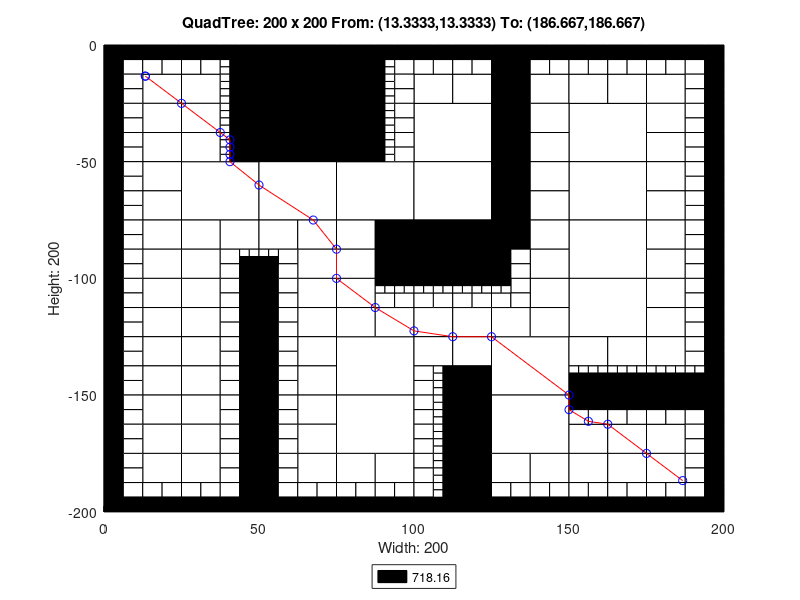

Source code (MATLAB):
axis([0 200 -200 0]);
title('QuadTree: 200 x 200 From: (13.3333,13.3333) To: (186.667,186.667)');
xlabel('Width: 200');
ylabel('Height: 200');
rectangle('Position',[50 -25 25 25], 'FaceColor',[0 0 0]);
rectangle('Position',[50 -50 25 25], 'FaceColor',[0 0 0]);
rectangle('Position',[25 -75 25 25], 'FaceColor',[1 1 1]);
rectangle('Position',[50 -75 25 25], 'FaceColor',[1 1 1]);
rectangle('Position',[75 -75 25 25], 'FaceColor',[1 1 1]);
rectangle('Position',[100 -50 25 25], 'FaceColor',[1 1 1]);
rectangle('Position',[150 -50 25 25], 'FaceColor',[1 1 1]);
rectangle('Position',[100 -75 25 25], 'FaceColor',[1 1 1]);
rectangle('Position',[100 -100 25 25], 'FaceColor',[0 0 0]);
rectangle('Position',[150 -75 25 25], 'FaceColor',[1 1 1]);
rectangle('Position',[150 -100 25 25], 'FaceColor',[1 1 1]);
rectangle('Position',[75 -150 25 25], 'FaceColor',[1 1 1]);
rectangle('Position',[75 -175 25 25], 'FaceColor',[1 1 1]);
rectangle('Position',[125 -150 25 25], 'FaceColor',[1 1 1]);
rectangle('Position',[150 -125 25 25], 'FaceColor',[1 1 1]);
rectangle('Position',[125 -175 25 25], 'FaceColor',[1 1 1]);
rectangle('Position',[12.5 -25 12.5 12.5], 'FaceColor',[1 1 1]);
rectangle('Position',[25 -25 12.5 12.5], 'FaceColor',[1 1 1]);
rectangle('Position',[12.5 -37.5 12.5 12.5], 'FaceColor',[1 1 1]);
rectangle('Position',[12.5 -50 12.5 12.5], 'FaceColor',[1 1 1]);
rectangle('Position',[25 -37.5 12.5 12.5], 'FaceColor',[1 1 1]);
rectangle('Position',[25 -50 12.5 12.5], 'FaceColor',[1 1 1]);
rectangle('Position',[75 -12.5 12.5 12.5], 'FaceColor',[0 0 0]);
rectangle('Position',[75 -25 12.5 12.5], 'FaceColor',[0 0 0]);
rectangle('Position',[75 -37.5 12.5 12.5], 'FaceColor',[0 0 0]);
rectangle('Position',[75 -50 12.5 12.5], 'FaceColor',[0 0 0]);
rectangle('Position',[12.5 -62.5 12.5 12.5], 'FaceColor',[1 1 1]);
rectangle('Position',[12.5 -75 12.5 12.5], 'FaceColor',[1 1 1]);
rectangle('Position',[12.5 -87.5 12.5 12.5], 'FaceColor',[1 1 1]);
rectangle('Position',[12.5 -100 12.5 12.5], 'FaceColor',[1 1 1]);
rectangle('Position',[25 -87.5 12.5 12.5], 'FaceColor',[1 1 1]);
rectangle('Position',[37.5 -87.5 12.5 12.5], 'FaceColor',[1 1 1]);
rectangle('Position',[25 -100 12.5 12.5], 'FaceColor',[1 1 1]);
rectangle('Position',[50 -87.5 12.5 12.5], 'FaceColor',[1 1 1]);
rectangle('Position',[62.5 -87.5 12.5 12.5], 'FaceColor',[1 1 1]);
rectangle('Position',[62.5 -100 12.5 12.5], 'FaceColor',[1 1 1]);
rectangle('Position',[75 -87.5 12.5 12.5], 'FaceColor',[1 1 1]);
rectangle('Position',[87.5 -87.5 12.5 12.5], 'FaceColor',[0 0 0]);
rectangle('Position',[75 -100 12.5 12.5], 'FaceColor',[1 1 1]);
rectangle('Position',[87.5 -100 12.5 12.5], 'FaceColor',[0 0 0]);
rectangle('Position',[100 -25 12.5 12.5], 'FaceColor',[1 1 1]);
rectangle('Position',[112.5 -25 12.5 12.5], 'FaceColor',[1 1 1]);
rectangle('Position',[125 -12.5 12.5 12.5], 'FaceColor',[0 0 0]);
rectangle('Position',[125 -25 12.5 12.5], 'FaceColor',[0 0 0]);
rectangle('Position',[137.5 -25 12.5 12.5], 'FaceColor',[1 1 1]);
rectangle('Position',[125 -37.5 12.5 12.5], 'FaceColor',[0 0 0]);
rectangle('Position',[137.5 -37.5 12.5 12.5], 'FaceColor',[1 1 1]);
rectangle('Position',[125 -50 12.5 12.5], 'FaceColor',[0 0 0]);
rectangle('Position',[137.5 -50 12.5 12.5], 'FaceColor',[1 1 1]);
rectangle('Position',[150 -25 12.5 12.5], 'FaceColor',[1 1 1]);
rectangle('Position',[162.5 -25 12.5 12.5], 'FaceColor',[1 1 1]);
rectangle('Position',[175 -25 12.5 12.5], 'FaceColor',[1 1 1]);
rectangle('Position',[175 -37.5 12.5 12.5], 'FaceColor',[1 1 1]);
rectangle('Position',[175 -50 12.5 12.5], 'FaceColor',[1 1 1]);
rectangle('Position',[125 -62.5 12.5 12.5], 'FaceColor',[0 0 0]);
rectangle('Position',[137.5 -62.5 12.5 12.5], 'FaceColor',[1 1 1]);
rectangle('Position',[125 -75 12.5 12.5], 'FaceColor',[0 0 0]);
rectangle('Position',[137.5 -75 12.5 12.5], 'FaceColor',[1 1 1]);
rectangle('Position',[125 -87.5 12.5 12.5], 'FaceColor',[0 0 0]);
rectangle('Position',[137.5 -87.5 12.5 12.5], 'FaceColor',[1 1 1]);
rectangle('Position',[137.5 -100 12.5 12.5], 'FaceColor',[1 1 1]);
rectangle('Position',[175 -62.5 12.5 12.5], 'FaceColor',[1 1 1]);
rectangle('Position',[175 -75 12.5 12.5], 'FaceColor',[1 1 1]);
rectangle('Position',[175 -87.5 12.5 12.5], 'FaceColor',[1 1 1]);
rectangle('Position',[175 -100 12.5 12.5], 'FaceColor',[1 1 1]);
rectangle('Position',[12.5 -112.5 12.5 12.5], 'FaceColor',[1 1 1]);
rectangle('Position',[12.5 -125 12.5 12.5], 'FaceColor',[1 1 1]);
rectangle('Position',[25 -112.5 12.5 12.5], 'FaceColor',[1 1 1]);
rectangle('Position',[25 -125 12.5 12.5], 'FaceColor',[1 1 1]);
rectangle('Position',[12.5 -137.5 12.5 12.5], 'FaceColor',[1 1 1]);
rectangle('Position',[12.5 -150 12.5 12.5], 'FaceColor',[1 1 1]);
rectangle('Position',[25 -137.5 12.5 12.5], 'FaceColor',[1 1 1]);
rectangle('Position',[25 -150 12.5 12.5], 'FaceColor',[1 1 1]);
rectangle('Position',[62.5 -112.5 12.5 12.5], 'FaceColor',[1 1 1]);
rectangle('Position',[62.5 -125 12.5 12.5], 'FaceColor',[1 1 1]);
rectangle('Position',[75 -112.5 12.5 12.5], 'FaceColor',[1 1 1]);
rectangle('Position',[75 -125 12.5 12.5], 'FaceColor',[1 1 1]);
rectangle('Position',[87.5 -125 12.5 12.5], 'FaceColor',[1 1 1]);
rectangle('Position',[62.5 -137.5 12.5 12.5], 'FaceColor',[1 1 1]);
rectangle('Position',[62.5 -150 12.5 12.5], 'FaceColor',[1 1 1]);
rectangle('Position',[12.5 -162.5 12.5 12.5], 'FaceColor',[1 1 1]);
rectangle('Position',[12.5 -175 12.5 12.5], 'FaceColor',[1 1 1]);
rectangle('Position',[25 -162.5 12.5 12.5], 'FaceColor',[1 1 1]);
rectangle('Position',[25 -175 12.5 12.5], 'FaceColor',[1 1 1]);
rectangle('Position',[12.5 -187.5 12.5 12.5], 'FaceColor',[1 1 1]);
rectangle('Position',[25 -187.5 12.5 12.5], 'FaceColor',[1 1 1]);
rectangle('Position',[62.5 -162.5 12.5 12.5], 'FaceColor',[1 1 1]);
rectangle('Position',[62.5 -175 12.5 12.5], 'FaceColor',[1 1 1]);
rectangle('Position',[62.5 -187.5 12.5 12.5], 'FaceColor',[1 1 1]);
rectangle('Position',[75 -187.5 12.5 12.5], 'FaceColor',[1 1 1]);
rectangle('Position',[87.5 -187.5 12.5 12.5], 'FaceColor',[1 1 1]);
rectangle('Position',[100 -125 12.5 12.5], 'FaceColor',[1 1 1]);
rectangle('Position',[112.5 -125 12.5 12.5], 'FaceColor',[1 1 1]);
rectangle('Position',[137.5 -112.5 12.5 12.5], 'FaceColor',[1 1 1]);
rectangle('Position',[125 -125 12.5 12.5], 'FaceColor',[1 1 1]);
rectangle('Position',[137.5 -125 12.5 12.5], 'FaceColor',[1 1 1]);
rectangle('Position',[100 -137.5 12.5 12.5], 'FaceColor',[1 1 1]);
rectangle('Position',[112.5 -137.5 12.5 12.5], 'FaceColor',[1 1 1]);
rectangle('Position',[112.5 -150 12.5 12.5], 'FaceColor',[0 0 0]);
rectangle('Position',[175 -112.5 12.5 12.5], 'FaceColor',[1 1 1]);
rectangle('Position',[175 -125 12.5 12.5], 'FaceColor',[1 1 1]);
rectangle('Position',[150 -137.5 12.5 12.5], 'FaceColor',[1 1 1]);
rectangle('Position',[162.5 -137.5 12.5 12.5], 'FaceColor',[1 1 1]);
rectangle('Position',[175 -137.5 12.5 12.5], 'FaceColor',[1 1 1]);
rectangle('Position',[112.5 -162.5 12.5 12.5], 'FaceColor',[0 0 0]);
rectangle('Position',[112.5 -175 12.5 12.5], 'FaceColor',[0 0 0]);
rectangle('Position',[112.5 -187.5 12.5 12.5], 'FaceColor',[0 0 0]);
rectangle('Position',[112.5 -200 12.5 12.5], 'FaceColor',[0 0 0]);
rectangle('Position',[125 -187.5 12.5 12.5], 'FaceColor',[1 1 1]);
rectangle('Position',[137.5 -187.5 12.5 12.5], 'FaceColor',[1 1 1]);
rectangle('Position',[150 -175 12.5 12.5], 'FaceColor',[1 1 1]);
rectangle('Position',[162.5 -175 12.5 12.5], 'FaceColor',[1 1 1]);
rectangle('Position',[175 -175 12.5 12.5], 'FaceColor',[1 1 1]);
rectangle('Position',[150 -187.5 12.5 12.5], 'FaceColor',[1 1 1]);
rectangle('Position',[162.5 -187.5 12.5 12.5], 'FaceColor',[1 1 1]);
rectangle('Position',[175 -187.5 12.5 12.5], 'FaceColor',[1 1 1]);
rectangle('Position',[0 -6.25 6.25 6.25], 'FaceColor',[0 0 0]);
rectangle('Position',[6.25 -6.25 6.25 6.25], 'FaceColor',[0 0 0]);
rectangle('Position',[0 -12.5 6.25 6.25], 'FaceColor',[0 0 0]);
rectangle('Position',[6.25 -12.5 6.25 6.25], 'FaceColor',[1 1 1]);
rectangle('Position',[12.5 -6.25 6.25 6.25], 'FaceColor',[0 0 0]);
rectangle('Position',[18.75 -6.25 6.25 6.25], 'FaceColor',[0 0 0]);
rectangle('Position',[12.5 -12.5 6.25 6.25], 'FaceColor',[1 1 1]);
rectangle('Position',[18.75 -12.5 6.25 6.25], 'FaceColor',[1 1 1]);
rectangle('Position',[0 -18.75 6.25 6.25], 'FaceColor',[0 0 0]);
rectangle('Position',[6.25 -18.75 6.25 6.25], 'FaceColor',[1 1 1]);
rectangle('Position',[0 -25 6.25 6.25], 'FaceColor',[0 0 0]);
rectangle('Position',[6.25 -25 6.25 6.25], 'FaceColor',[1 1 1]);
rectangle('Position',[25 -6.25 6.25 6.25], 'FaceColor',[0 0 0]);
rectangle('Position',[31.25 -6.25 6.25 6.25], 'FaceColor',[0 0 0]);
rectangle('Position',[25 -12.5 6.25 6.25], 'FaceColor',[1 1 1]);
rectangle('Position',[31.25 -12.5 6.25 6.25], 'FaceColor',[1 1 1]);
rectangle('Position',[37.5 -6.25 6.25 6.25], 'FaceColor',[0 0 0]);
rectangle('Position',[43.75 -6.25 6.25 6.25], 'FaceColor',[0 0 0]);
rectangle('Position',[43.75 -12.5 6.25 6.25], 'FaceColor',[0 0 0]);
rectangle('Position',[43.75 -18.75 6.25 6.25], 'FaceColor',[0 0 0]);
rectangle('Position',[43.75 -25 6.25 6.25], 'FaceColor',[0 0 0]);
rectangle('Position',[0 -31.25 6.25 6.25], 'FaceColor',[0 0 0]);
rectangle('Position',[6.25 -31.25 6.25 6.25], 'FaceColor',[1 1 1]);
rectangle('Position',[0 -37.5 6.25 6.25], 'FaceColor',[0 0 0]);
rectangle('Position',[6.25 -37.5 6.25 6.25], 'FaceColor',[1 1 1]);
rectangle('Position',[0 -43.75 6.25 6.25], 'FaceColor',[0 0 0]);
rectangle('Position',[6.25 -43.75 6.25 6.25], 'FaceColor',[1 1 1]);
rectangle('Position',[0 -50 6.25 6.25], 'FaceColor',[0 0 0]);
rectangle('Position',[6.25 -50 6.25 6.25], 'FaceColor',[1 1 1]);
rectangle('Position',[43.75 -31.25 6.25 6.25], 'FaceColor',[0 0 0]);
rectangle('Position',[43.75 -37.5 6.25 6.25], 'FaceColor',[0 0 0]);
rectangle('Position',[43.75 -43.75 6.25 6.25], 'FaceColor',[0 0 0]);
rectangle('Position',[43.75 -50 6.25 6.25], 'FaceColor',[0 0 0]);
rectangle('Position',[87.5 -6.25 6.25 6.25], 'FaceColor',[0 0 0]);
rectangle('Position',[93.75 -6.25 6.25 6.25], 'FaceColor',[0 0 0]);
rectangle('Position',[93.75 -12.5 6.25 6.25], 'FaceColor',[1 1 1]);
rectangle('Position',[93.75 -18.75 6.25 6.25], 'FaceColor',[1 1 1]);
rectangle('Position',[93.75 -25 6.25 6.25], 'FaceColor',[1 1 1]);
rectangle('Position',[93.75 -31.25 6.25 6.25], 'FaceColor',[1 1 1]);
rectangle('Position',[93.75 -37.5 6.25 6.25], 'FaceColor',[1 1 1]);
rectangle('Position',[93.75 -43.75 6.25 6.25], 'FaceColor',[1 1 1]);
rectangle('Position',[93.75 -50 6.25 6.25], 'FaceColor',[1 1 1]);
rectangle('Position',[0 -56.25 6.25 6.25], 'FaceColor',[0 0 0]);
rectangle('Position',[6.25 -56.25 6.25 6.25], 'FaceColor',[1 1 1]);
rectangle('Position',[0 -62.5 6.25 6.25], 'FaceColor',[0 0 0]);
rectangle('Position',[6.25 -62.5 6.25 6.25], 'FaceColor',[1 1 1]);
rectangle('Position',[0 -68.75 6.25 6.25], 'FaceColor',[0 0 0]);
rectangle('Position',[6.25 -68.75 6.25 6.25], 'FaceColor',[1 1 1]);
rectangle('Position',[0 -75 6.25 6.25], 'FaceColor',[0 0 0]);
rectangle('Position',[6.25 -75 6.25 6.25], 'FaceColor',[1 1 1]);
rectangle('Position',[0 -81.25 6.25 6.25], 'FaceColor',[0 0 0]);
rectangle('Position',[6.25 -81.25 6.25 6.25], 'FaceColor',[1 1 1]);
rectangle('Position',[0 -87.5 6.25 6.25], 'FaceColor',[0 0 0]);
rectangle('Position',[6.25 -87.5 6.25 6.25], 'FaceColor',[1 1 1]);
rectangle('Position',[0 -93.75 6.25 6.25], 'FaceColor',[0 0 0]);
rectangle('Position',[6.25 -93.75 6.25 6.25], 'FaceColor',[1 1 1]);
rectangle('Position',[0 -100 6.25 6.25], 'FaceColor',[0 0 0]);
rectangle('Position',[6.25 -100 6.25 6.25], 'FaceColor',[1 1 1]);
rectangle('Position',[37.5 -93.75 6.25 6.25], 'FaceColor',[1 1 1]);
rectangle('Position',[37.5 -100 6.25 6.25], 'FaceColor',[1 1 1]);
rectangle('Position',[43.75 -100 6.25 6.25], 'FaceColor',[0 0 0]);
rectangle('Position',[56.25 -93.75 6.25 6.25], 'FaceColor',[1 1 1]);
rectangle('Position',[50 -100 6.25 6.25], 'FaceColor',[0 0 0]);
rectangle('Position',[56.25 -100 6.25 6.25], 'FaceColor',[1 1 1]);
rectangle('Position',[100 -6.25 6.25 6.25], 'FaceColor',[0 0 0]);
rectangle('Position',[106.25 -6.25 6.25 6.25], 'FaceColor',[0 0 0]);
rectangle('Position',[100 -12.5 6.25 6.25], 'FaceColor',[1 1 1]);
rectangle('Position',[106.25 -12.5 6.25 6.25], 'FaceColor',[1 1 1]);
rectangle('Position',[112.5 -6.25 6.25 6.25], 'FaceColor',[0 0 0]);
rectangle('Position',[118.75 -6.25 6.25 6.25], 'FaceColor',[0 0 0]);
rectangle('Position',[112.5 -12.5 6.25 6.25], 'FaceColor',[1 1 1]);
rectangle('Position',[118.75 -12.5 6.25 6.25], 'FaceColor',[1 1 1]);
rectangle('Position',[137.5 -6.25 6.25 6.25], 'FaceColor',[0 0 0]);
rectangle('Position',[143.75 -6.25 6.25 6.25], 'FaceColor',[0 0 0]);
rectangle('Position',[137.5 -12.5 6.25 6.25], 'FaceColor',[1 1 1]);
rectangle('Position',[143.75 -12.5 6.25 6.25], 'FaceColor',[1 1 1]);
rectangle('Position',[150 -6.25 6.25 6.25], 'FaceColor',[0 0 0]);
rectangle('Position',[156.25 -6.25 6.25 6.25], 'FaceColor',[0 0 0]);
rectangle('Position',[150 -12.5 6.25 6.25], 'FaceColor',[1 1 1]);
rectangle('Position',[156.25 -12.5 6.25 6.25], 'FaceColor',[1 1 1]);
rectangle('Position',[162.5 -6.25 6.25 6.25], 'FaceColor',[0 0 0]);
rectangle('Position',[168.75 -6.25 6.25 6.25], 'FaceColor',[0 0 0]);
rectangle('Position',[162.5 -12.5 6.25 6.25], 'FaceColor',[1 1 1]);
rectangle('Position',[168.75 -12.5 6.25 6.25], 'FaceColor',[1 1 1]);
rectangle('Position',[175 -6.25 6.25 6.25], 'FaceColor',[0 0 0]);
rectangle('Position',[181.25 -6.25 6.25 6.25], 'FaceColor',[0 0 0]);
rectangle('Position',[175 -12.5 6.25 6.25], 'FaceColor',[1 1 1]);
rectangle('Position',[181.25 -12.5 6.25 6.25], 'FaceColor',[1 1 1]);
rectangle('Position',[187.5 -6.25 6.25 6.25], 'FaceColor',[0 0 0]);
rectangle('Position',[193.75 -6.25 6.25 6.25], 'FaceColor',[0 0 0]);
rectangle('Position',[187.5 -12.5 6.25 6.25], 'FaceColor',[1 1 1]);
rectangle('Position',[193.75 -12.5 6.25 6.25], 'FaceColor',[0 0 0]);
rectangle('Position',[187.5 -18.75 6.25 6.25], 'FaceColor',[1 1 1]);
rectangle('Position',[193.75 -18.75 6.25 6.25], 'FaceColor',[0 0 0]);
rectangle('Position',[187.5 -25 6.25 6.25], 'FaceColor',[1 1 1]);
rectangle('Position',[193.75 -25 6.25 6.25], 'FaceColor',[0 0 0]);
rectangle('Position',[187.5 -31.25 6.25 6.25], 'FaceColor',[1 1 1]);
rectangle('Position',[193.75 -31.25 6.25 6.25], 'FaceColor',[0 0 0]);
rectangle('Position',[187.5 -37.5 6.25 6.25], 'FaceColor',[1 1 1]);
rectangle('Position',[193.75 -37.5 6.25 6.25], 'FaceColor',[0 0 0]);
rectangle('Position',[187.5 -43.75 6.25 6.25], 'FaceColor',[1 1 1]);
rectangle('Position',[193.75 -43.75 6.25 6.25], 'FaceColor',[0 0 0]);
rectangle('Position',[187.5 -50 6.25 6.25], 'FaceColor',[1 1 1]);
rectangle('Position',[193.75 -50 6.25 6.25], 'FaceColor',[0 0 0]);
rectangle('Position',[125 -93.75 6.25 6.25], 'FaceColor',[0 0 0]);
rectangle('Position',[131.25 -93.75 6.25 6.25], 'FaceColor',[1 1 1]);
rectangle('Position',[125 -100 6.25 6.25], 'FaceColor',[0 0 0]);
rectangle('Position',[131.25 -100 6.25 6.25], 'FaceColor',[1 1 1]);
rectangle('Position',[187.5 -56.25 6.25 6.25], 'FaceColor',[1 1 1]);
rectangle('Position',[193.75 -56.25 6.25 6.25], 'FaceColor',[0 0 0]);
rectangle('Position',[187.5 -62.5 6.25 6.25], 'FaceColor',[1 1 1]);
rectangle('Position',[193.75 -62.5 6.25 6.25], 'FaceColor',[0 0 0]);
rectangle('Position',[187.5 -68.75 6.25 6.25], 'FaceColor',[1 1 1]);
rectangle('Position',[193.75 -68.75 6.25 6.25], 'FaceColor',[0 0 0]);
rectangle('Position',[187.5 -75 6.25 6.25], 'FaceColor',[1 1 1]);
rectangle('Position',[193.75 -75 6.25 6.25], 'FaceColor',[0 0 0]);
rectangle('Position',[187.5 -81.25 6.25 6.25], 'FaceColor',[1 1 1]);
rectangle('Position',[193.75 -81.25 6.25 6.25], 'FaceColor',[0 0 0]);
rectangle('Position',[187.5 -87.5 6.25 6.25], 'FaceColor',[1 1 1]);
rectangle('Position',[193.75 -87.5 6.25 6.25], 'FaceColor',[0 0 0]);
rectangle('Position',[187.5 -93.75 6.25 6.25], 'FaceColor',[1 1 1]);
rectangle('Position',[193.75 -93.75 6.25 6.25], 'FaceColor',[0 0 0]);
rectangle('Position',[187.5 -100 6.25 6.25], 'FaceColor',[1 1 1]);
rectangle('Position',[193.75 -100 6.25 6.25], 'FaceColor',[0 0 0]);
rectangle('Position',[0 -106.25 6.25 6.25], 'FaceColor',[0 0 0]);
rectangle('Position',[6.25 -106.25 6.25 6.25], 'FaceColor',[1 1 1]);
rectangle('Position',[0 -112.5 6.25 6.25], 'FaceColor',[0 0 0]);
rectangle('Position',[6.25 -112.5 6.25 6.25], 'FaceColor',[1 1 1]);
rectangle('Position',[0 -118.75 6.25 6.25], 'FaceColor',[0 0 0]);
rectangle('Position',[6.25 -118.75 6.25 6.25], 'FaceColor',[1 1 1]);
rectangle('Position',[0 -125 6.25 6.25], 'FaceColor',[0 0 0]);
rectangle('Position',[6.25 -125 6.25 6.25], 'FaceColor',[1 1 1]);
rectangle('Position',[37.5 -106.25 6.25 6.25], 'FaceColor',[1 1 1]);
rectangle('Position',[43.75 -106.25 6.25 6.25], 'FaceColor',[0 0 0]);
rectangle('Position',[37.5 -112.5 6.25 6.25], 'FaceColor',[1 1 1]);
rectangle('Position',[43.75 -112.5 6.25 6.25], 'FaceColor',[0 0 0]);
rectangle('Position',[37.5 -118.75 6.25 6.25], 'FaceColor',[1 1 1]);
rectangle('Position',[43.75 -118.75 6.25 6.25], 'FaceColor',[0 0 0]);
rectangle('Position',[37.5 -125 6.25 6.25], 'FaceColor',[1 1 1]);
rectangle('Position',[43.75 -125 6.25 6.25], 'FaceColor',[0 0 0]);
rectangle('Position',[0 -131.25 6.25 6.25], 'FaceColor',[0 0 0]);
rectangle('Position',[6.25 -131.25 6.25 6.25], 'FaceColor',[1 1 1]);
rectangle('Position',[0 -137.5 6.25 6.25], 'FaceColor',[0 0 0]);
rectangle('Position',[6.25 -137.5 6.25 6.25], 'FaceColor',[1 1 1]);
rectangle('Position',[0 -143.75 6.25 6.25], 'FaceColor',[0 0 0]);
rectangle('Position',[6.25 -143.75 6.25 6.25], 'FaceColor',[1 1 1]);
rectangle('Position',[0 -150 6.25 6.25], 'FaceColor',[0 0 0]);
rectangle('Position',[6.25 -150 6.25 6.25], 'FaceColor',[1 1 1]);
rectangle('Position',[37.5 -131.25 6.25 6.25], 'FaceColor',[1 1 1]);
rectangle('Position',[43.75 -131.25 6.25 6.25], 'FaceColor',[0 0 0]);
rectangle('Position',[37.5 -137.5 6.25 6.25], 'FaceColor',[1 1 1]);
rectangle('Position',[43.75 -137.5 6.25 6.25], 'FaceColor',[0 0 0]);
rectangle('Position',[37.5 -143.75 6.25 6.25], 'FaceColor',[1 1 1]);
rectangle('Position',[43.75 -143.75 6.25 6.25], 'FaceColor',[0 0 0]);
rectangle('Position',[37.5 -150 6.25 6.25], 'FaceColor',[1 1 1]);
rectangle('Position',[43.75 -150 6.25 6.25], 'FaceColor',[0 0 0]);
rectangle('Position',[50 -106.25 6.25 6.25], 'FaceColor',[0 0 0]);
rectangle('Position',[56.25 -106.25 6.25 6.25], 'FaceColor',[1 1 1]);
rectangle('Position',[50 -112.5 6.25 6.25], 'FaceColor',[0 0 0]);
rectangle('Position',[56.25 -112.5 6.25 6.25], 'FaceColor',[1 1 1]);
rectangle('Position',[50 -118.75 6.25 6.25], 'FaceColor',[0 0 0]);
rectangle('Position',[56.25 -118.75 6.25 6.25], 'FaceColor',[1 1 1]);
rectangle('Position',[50 -125 6.25 6.25], 'FaceColor',[0 0 0]);
rectangle('Position',[56.25 -125 6.25 6.25], 'FaceColor',[1 1 1]);
rectangle('Position',[87.5 -112.5 6.25 6.25], 'FaceColor',[1 1 1]);
rectangle('Position',[93.75 -112.5 6.25 6.25], 'FaceColor',[1 1 1]);
rectangle('Position',[50 -131.25 6.25 6.25], 'FaceColor',[0 0 0]);
rectangle('Position',[56.25 -131.25 6.25 6.25], 'FaceColor',[1 1 1]);
rectangle('Position',[50 -137.5 6.25 6.25], 'FaceColor',[0 0 0]);
rectangle('Position',[56.25 -137.5 6.25 6.25], 'FaceColor',[1 1 1]);
rectangle('Position',[50 -143.75 6.25 6.25], 'FaceColor',[0 0 0]);
rectangle('Position',[56.25 -143.75 6.25 6.25], 'FaceColor',[1 1 1]);
rectangle('Position',[50 -150 6.25 6.25], 'FaceColor',[0 0 0]);
rectangle('Position',[56.25 -150 6.25 6.25], 'FaceColor',[1 1 1]);
rectangle('Position',[0 -156.25 6.25 6.25], 'FaceColor',[0 0 0]);
rectangle('Position',[6.25 -156.25 6.25 6.25], 'FaceColor',[1 1 1]);
rectangle('Position',[0 -162.5 6.25 6.25], 'FaceColor',[0 0 0]);
rectangle('Position',[6.25 -162.5 6.25 6.25], 'FaceColor',[1 1 1]);
rectangle('Position',[0 -168.75 6.25 6.25], 'FaceColor',[0 0 0]);
rectangle('Position',[6.25 -168.75 6.25 6.25], 'FaceColor',[1 1 1]);
rectangle('Position',[0 -175 6.25 6.25], 'FaceColor',[0 0 0]);
rectangle('Position',[6.25 -175 6.25 6.25], 'FaceColor',[1 1 1]);
rectangle('Position',[37.5 -156.25 6.25 6.25], 'FaceColor',[1 1 1]);
rectangle('Position',[43.75 -156.25 6.25 6.25], 'FaceColor',[0 0 0]);
rectangle('Position',[37.5 -162.5 6.25 6.25], 'FaceColor',[1 1 1]);
rectangle('Position',[43.75 -162.5 6.25 6.25], 'FaceColor',[0 0 0]);
rectangle('Position',[37.5 -168.75 6.25 6.25], 'FaceColor',[1 1 1]);
rectangle('Position',[43.75 -168.75 6.25 6.25], 'FaceColor',[0 0 0]);
rectangle('Position',[37.5 -175 6.25 6.25], 'FaceColor',[1 1 1]);
rectangle('Position',[43.75 -175 6.25 6.25], 'FaceColor',[0 0 0]);
rectangle('Position',[0 -181.25 6.25 6.25], 'FaceColor',[0 0 0]);
rectangle('Position',[6.25 -181.25 6.25 6.25], 'FaceColor',[1 1 1]);
rectangle('Position',[0 -187.5 6.25 6.25], 'FaceColor',[0 0 0]);
rectangle('Position',[6.25 -187.5 6.25 6.25], 'FaceColor',[1 1 1]);
rectangle('Position',[0 -193.75 6.25 6.25], 'FaceColor',[0 0 0]);
rectangle('Position',[6.25 -193.75 6.25 6.25], 'FaceColor',[1 1 1]);
rectangle('Position',[0 -200 6.25 6.25], 'FaceColor',[0 0 0]);
rectangle('Position',[6.25 -200 6.25 6.25], 'FaceColor',[0 0 0]);
rectangle('Position',[12.5 -193.75 6.25 6.25], 'FaceColor',[1 1 1]);
rectangle('Position',[18.75 -193.75 6.25 6.25], 'FaceColor',[1 1 1]);
rectangle('Position',[12.5 -200 6.25 6.25], 'FaceColor',[0 0 0]);
rectangle('Position',[18.75 -200 6.25 6.25], 'FaceColor',[0 0 0]);
rectangle('Position',[37.5 -181.25 6.25 6.25], 'FaceColor',[1 1 1]);
rectangle('Position',[43.75 -181.25 6.25 6.25], 'FaceColor',[0 0 0]);
rectangle('Position',[37.5 -187.5 6.25 6.25], 'FaceColor',[1 1 1]);
rectangle('Position',[43.75 -187.5 6.25 6.25], 'FaceColor',[0 0 0]);
rectangle('Position',[25 -193.75 6.25 6.25], 'FaceColor',[1 1 1]);
rectangle('Position',[31.25 -193.75 6.25 6.25], 'FaceColor',[1 1 1]);
rectangle('Position',[25 -200 6.25 6.25], 'FaceColor',[0 0 0]);
rectangle('Position',[31.25 -200 6.25 6.25], 'FaceColor',[0 0 0]);
rectangle('Position',[37.5 -193.75 6.25 6.25], 'FaceColor',[1 1 1]);
rectangle('Position',[43.75 -193.75 6.25 6.25], 'FaceColor',[0 0 0]);
rectangle('Position',[37.5 -200 6.25 6.25], 'FaceColor',[0 0 0]);
rectangle('Position',[43.75 -200 6.25 6.25], 'FaceColor',[0 0 0]);
rectangle('Position',[50 -156.25 6.25 6.25], 'FaceColor',[0 0 0]);
rectangle('Position',[56.25 -156.25 6.25 6.25], 'FaceColor',[1 1 1]);
rectangle('Position',[50 -162.5 6.25 6.25], 'FaceColor',[0 0 0]);
rectangle('Position',[56.25 -162.5 6.25 6.25], 'FaceColor',[1 1 1]);
rectangle('Position',[50 -168.75 6.25 6.25], 'FaceColor',[0 0 0]);
rectangle('Position',[56.25 -168.75 6.25 6.25], 'FaceColor',[1 1 1]);
rectangle('Position',[50 -175 6.25 6.25], 'FaceColor',[0 0 0]);
rectangle('Position',[56.25 -175 6.25 6.25], 'FaceColor',[1 1 1]);
rectangle('Position',[50 -181.25 6.25 6.25], 'FaceColor',[0 0 0]);
rectangle('Position',[56.25 -181.25 6.25 6.25], 'FaceColor',[1 1 1]);
rectangle('Position',[50 -187.5 6.25 6.25], 'FaceColor',[0 0 0]);
rectangle('Position',[56.25 -187.5 6.25 6.25], 'FaceColor',[1 1 1]);
rectangle('Position',[50 -193.75 6.25 6.25], 'FaceColor',[0 0 0]);
rectangle('Position',[56.25 -193.75 6.25 6.25], 'FaceColor',[1 1 1]);
rectangle('Position',[50 -200 6.25 6.25], 'FaceColor',[0 0 0]);
rectangle('Position',[56.25 -200 6.25 6.25], 'FaceColor',[0 0 0]);
rectangle('Position',[62.5 -193.75 6.25 6.25], 'FaceColor',[1 1 1]);
rectangle('Position',[68.75 -193.75 6.25 6.25], 'FaceColor',[1 1 1]);
rectangle('Position',[62.5 -200 6.25 6.25], 'FaceColor',[0 0 0]);
rectangle('Position',[68.75 -200 6.25 6.25], 'FaceColor',[0 0 0]);
rectangle('Position',[75 -193.75 6.25 6.25], 'FaceColor',[1 1 1]);
rectangle('Position',[81.25 -193.75 6.25 6.25], 'FaceColor',[1 1 1]);
rectangle('Position',[75 -200 6.25 6.25], 'FaceColor',[0 0 0]);
rectangle('Position',[81.25 -200 6.25 6.25], 'FaceColor',[0 0 0]);
rectangle('Position',[87.5 -193.75 6.25 6.25], 'FaceColor',[1 1 1]);
rectangle('Position',[93.75 -193.75 6.25 6.25], 'FaceColor',[1 1 1]);
rectangle('Position',[87.5 -200 6.25 6.25], 'FaceColor',[0 0 0]);
rectangle('Position',[93.75 -200 6.25 6.25], 'FaceColor',[0 0 0]);
rectangle('Position',[100 -112.5 6.25 6.25], 'FaceColor',[1 1 1]);
rectangle('Position',[106.25 -112.5 6.25 6.25], 'FaceColor',[1 1 1]);
rectangle('Position',[112.5 -112.5 6.25 6.25], 'FaceColor',[1 1 1]);
rectangle('Position',[118.75 -112.5 6.25 6.25], 'FaceColor',[1 1 1]);
rectangle('Position',[131.25 -106.25 6.25 6.25], 'FaceColor',[1 1 1]);
rectangle('Position',[125 -112.5 6.25 6.25], 'FaceColor',[1 1 1]);
rectangle('Position',[131.25 -112.5 6.25 6.25], 'FaceColor',[1 1 1]);
rectangle('Position',[100 -143.75 6.25 6.25], 'FaceColor',[1 1 1]);
rectangle('Position',[100 -150 6.25 6.25], 'FaceColor',[1 1 1]);
rectangle('Position',[187.5 -106.25 6.25 6.25], 'FaceColor',[1 1 1]);
rectangle('Position',[193.75 -106.25 6.25 6.25], 'FaceColor',[0 0 0]);
rectangle('Position',[187.5 -112.5 6.25 6.25], 'FaceColor',[1 1 1]);
rectangle('Position',[193.75 -112.5 6.25 6.25], 'FaceColor',[0 0 0]);
rectangle('Position',[187.5 -118.75 6.25 6.25], 'FaceColor',[1 1 1]);
rectangle('Position',[193.75 -118.75 6.25 6.25], 'FaceColor',[0 0 0]);
rectangle('Position',[187.5 -125 6.25 6.25], 'FaceColor',[1 1 1]);
rectangle('Position',[193.75 -125 6.25 6.25], 'FaceColor',[0 0 0]);
rectangle('Position',[150 -150 6.25 6.25], 'FaceColor',[0 0 0]);
rectangle('Position',[156.25 -150 6.25 6.25], 'FaceColor',[0 0 0]);
rectangle('Position',[162.5 -150 6.25 6.25], 'FaceColor',[0 0 0]);
rectangle('Position',[168.75 -150 6.25 6.25], 'FaceColor',[0 0 0]);
rectangle('Position',[187.5 -131.25 6.25 6.25], 'FaceColor',[1 1 1]);
rectangle('Position',[193.75 -131.25 6.25 6.25], 'FaceColor',[0 0 0]);
rectangle('Position',[187.5 -137.5 6.25 6.25], 'FaceColor',[1 1 1]);
rectangle('Position',[193.75 -137.5 6.25 6.25], 'FaceColor',[0 0 0]);
rectangle('Position',[175 -150 6.25 6.25], 'FaceColor',[0 0 0]);
rectangle('Position',[181.25 -150 6.25 6.25], 'FaceColor',[0 0 0]);
rectangle('Position',[193.75 -143.75 6.25 6.25], 'FaceColor',[0 0 0]);
rectangle('Position',[187.5 -150 6.25 6.25], 'FaceColor',[0 0 0]);
rectangle('Position',[193.75 -150 6.25 6.25], 'FaceColor',[0 0 0]);
rectangle('Position',[100 -156.25 6.25 6.25], 'FaceColor',[1 1 1]);
rectangle('Position',[100 -162.5 6.25 6.25], 'FaceColor',[1 1 1]);
rectangle('Position',[100 -168.75 6.25 6.25], 'FaceColor',[1 1 1]);
rectangle('Position',[100 -175 6.25 6.25], 'FaceColor',[1 1 1]);
rectangle('Position',[100 -181.25 6.25 6.25], 'FaceColor',[1 1 1]);
rectangle('Position',[100 -187.5 6.25 6.25], 'FaceColor',[1 1 1]);
rectangle('Position',[100 -193.75 6.25 6.25], 'FaceColor',[1 1 1]);
rectangle('Position',[100 -200 6.25 6.25], 'FaceColor',[0 0 0]);
rectangle('Position',[106.25 -200 6.25 6.25], 'FaceColor',[0 0 0]);
rectangle('Position',[125 -193.75 6.25 6.25], 'FaceColor',[1 1 1]);
rectangle('Position',[131.25 -193.75 6.25 6.25], 'FaceColor',[1 1 1]);
rectangle('Position',[125 -200 6.25 6.25], 'FaceColor',[0 0 0]);
rectangle('Position',[131.25 -200 6.25 6.25], 'FaceColor',[0 0 0]);
rectangle('Position',[137.5 -193.75 6.25 6.25], 'FaceColor',[1 1 1]);
rectangle('Position',[143.75 -193.75 6.25 6.25], 'FaceColor',[1 1 1]);
rectangle('Position',[137.5 -200 6.25 6.25], 'FaceColor',[0 0 0]);
rectangle('Position',[143.75 -200 6.25 6.25], 'FaceColor',[0 0 0]);
rectangle('Position',[150 -156.25 6.25 6.25], 'FaceColor',[0 0 0]);
rectangle('Position',[156.25 -156.25 6.25 6.25], 'FaceColor',[0 0 0]);
rectangle('Position',[150 -162.5 6.25 6.25], 'FaceColor',[1 1 1]);
rectangle('Position',[156.25 -162.5 6.25 6.25], 'FaceColor',[1 1 1]);
rectangle('Position',[162.5 -156.25 6.25 6.25], 'FaceColor',[0 0 0]);
rectangle('Position',[168.75 -156.25 6.25 6.25], 'FaceColor',[0 0 0]);
rectangle('Position',[162.5 -162.5 6.25 6.25], 'FaceColor',[1 1 1]);
rectangle('Position',[168.75 -162.5 6.25 6.25], 'FaceColor',[1 1 1]);
rectangle('Position',[175 -156.25 6.25 6.25], 'FaceColor',[0 0 0]);
rectangle('Position',[181.25 -156.25 6.25 6.25], 'FaceColor',[0 0 0]);
rectangle('Position',[175 -162.5 6.25 6.25], 'FaceColor',[1 1 1]);
rectangle('Position',[181.25 -162.5 6.25 6.25], 'FaceColor',[1 1 1]);
rectangle('Position',[187.5 -156.25 6.25 6.25], 'FaceColor',[0 0 0]);
rectangle('Position',[193.75 -156.25 6.25 6.25], 'FaceColor',[0 0 0]);
rectangle('Position',[187.5 -162.5 6.25 6.25], 'FaceColor',[1 1 1]);
rectangle('Position',[193.75 -162.5 6.25 6.25], 'FaceColor',[0 0 0]);
rectangle('Position',[187.5 -168.75 6.25 6.25], 'FaceColor',[1 1 1]);
rectangle('Position',[193.75 -168.75 6.25 6.25], 'FaceColor',[0 0 0]);
rectangle('Position',[187.5 -175 6.25 6.25], 'FaceColor',[1 1 1]);
rectangle('Position',[193.75 -175 6.25 6.25], 'FaceColor',[0 0 0]);
rectangle('Position',[150 -193.75 6.25 6.25], 'FaceColor',[1 1 1]);
rectangle('Position',[156.25 -193.75 6.25 6.25], 'FaceColor',[1 1 1]);
rectangle('Position',[150 -200 6.25 6.25], 'FaceColor',[0 0 0]);
rectangle('Position',[156.25 -200 6.25 6.25], 'FaceColor',[0 0 0]);
rectangle('Position',[162.5 -193.75 6.25 6.25], 'FaceColor',[1 1 1]);
rectangle('Position',[168.75 -193.75 6.25 6.25], 'FaceColor',[1 1 1]);
rectangle('Position',[162.5 -200 6.25 6.25], 'FaceColor',[0 0 0]);
rectangle('Position',[168.75 -200 6.25 6.25], 'FaceColor',[0 0 0]);
rectangle('Position',[187.5 -181.25 6.25 6.25], 'FaceColor',[1 1 1]);
rectangle('Position',[193.75 -181.25 6.25 6.25], 'FaceColor',[0 0 0]);
rectangle('Position',[187.5 -187.5 6.25 6.25], 'FaceColor',[1 1 1]);
rectangle('Position',[193.75 -187.5 6.25 6.25], 'FaceColor',[0 0 0]);
rectangle('Position',[175 -193.75 6.25 6.25], 'FaceColor',[1 1 1]);
rectangle('Position',[181.25 -193.75 6.25 6.25], 'FaceColor',[1 1 1]);
rectangle('Position',[175 -200 6.25 6.25], 'FaceColor',[0 0 0]);
rectangle('Position',[181.25 -200 6.25 6.25], 'FaceColor',[0 0 0]);
rectangle('Position',[187.5 -193.75 6.25 6.25], 'FaceColor',[1 1 1]);
rectangle('Position',[193.75 -193.75 6.25 6.25], 'FaceColor',[0 0 0]);
rectangle('Position',[187.5 -200 6.25 6.25], 'FaceColor',[0 0 0]);
rectangle('Position',[193.75 -200 6.25 6.25], 'FaceColor',[0 0 0]);
rectangle('Position',[37.5 -9.375 3.125 3.125], 'FaceColor',[1 1 1]);
rectangle('Position',[40.625 -9.375 3.125 3.125], 'FaceColor',[0 0 0]);
rectangle('Position',[37.5 -12.5 3.125 3.125], 'FaceColor',[1 1 1]);
rectangle('Position',[40.625 -12.5 3.125 3.125], 'FaceColor',[0 0 0]);
rectangle('Position',[37.5 -15.625 3.125 3.125], 'FaceColor',[1 1 1]);
rectangle('Position',[40.625 -15.625 3.125 3.125], 'FaceColor',[0 0 0]);
rectangle('Position',[37.5 -18.75 3.125 3.125], 'FaceColor',[1 1 1]);
rectangle('Position',[40.625 -18.75 3.125 3.125], 'FaceColor',[0 0 0]);
rectangle('Position',[37.5 -21.875 3.125 3.125], 'FaceColor',[1 1 1]);
rectangle('Position',[40.625 -21.875 3.125 3.125], 'FaceColor',[0 0 0]);
rectangle('Position',[37.5 -25 3.125 3.125], 'FaceColor',[1 1 1]);
rectangle('Position',[40.625 -25 3.125 3.125], 'FaceColor',[0 0 0]);
rectangle('Position',[37.5 -28.125 3.125 3.125], 'FaceColor',[1 1 1]);
rectangle('Position',[40.625 -28.125 3.125 3.125], 'FaceColor',[0 0 0]);
rectangle('Position',[37.5 -31.25 3.125 3.125], 'FaceColor',[1 1 1]);
rectangle('Position',[40.625 -31.25 3.125 3.125], 'FaceColor',[0 0 0]);
rectangle('Position',[37.5 -34.375 3.125 3.125], 'FaceColor',[1 1 1]);
rectangle('Position',[40.625 -34.375 3.125 3.125], 'FaceColor',[0 0 0]);
rectangle('Position',[37.5 -37.5 3.125 3.125], 'FaceColor',[1 1 1]);
rectangle('Position',[40.625 -37.5 3.125 3.125], 'FaceColor',[0 0 0]);
rectangle('Position',[37.5 -40.625 3.125 3.125], 'FaceColor',[1 1 1]);
rectangle('Position',[40.625 -40.625 3.125 3.125], 'FaceColor',[0 0 0]);
rectangle('Position',[37.5 -43.75 3.125 3.125], 'FaceColor',[1 1 1]);
rectangle('Position',[40.625 -43.75 3.125 3.125], 'FaceColor',[0 0 0]);
rectangle('Position',[37.5 -46.875 3.125 3.125], 'FaceColor',[1 1 1]);
rectangle('Position',[40.625 -46.875 3.125 3.125], 'FaceColor',[0 0 0]);
rectangle('Position',[37.5 -50 3.125 3.125], 'FaceColor',[1 1 1]);
rectangle('Position',[40.625 -50 3.125 3.125], 'FaceColor',[0 0 0]);
rectangle('Position',[87.5 -9.375 3.125 3.125], 'FaceColor',[0 0 0]);
rectangle('Position',[90.625 -9.375 3.125 3.125], 'FaceColor',[1 1 1]);
rectangle('Position',[87.5 -12.5 3.125 3.125], 'FaceColor',[0 0 0]);
rectangle('Position',[90.625 -12.5 3.125 3.125], 'FaceColor',[1 1 1]);
rectangle('Position',[87.5 -15.625 3.125 3.125], 'FaceColor',[0 0 0]);
rectangle('Position',[90.625 -15.625 3.125 3.125], 'FaceColor',[1 1 1]);
rectangle('Position',[87.5 -18.75 3.125 3.125], 'FaceColor',[0 0 0]);
rectangle('Position',[90.625 -18.75 3.125 3.125], 'FaceColor',[1 1 1]);
rectangle('Position',[87.5 -21.875 3.125 3.125], 'FaceColor',[0 0 0]);
rectangle('Position',[90.625 -21.875 3.125 3.125], 'FaceColor',[1 1 1]);
rectangle('Position',[87.5 -25 3.125 3.125], 'FaceColor',[0 0 0]);
rectangle('Position',[90.625 -25 3.125 3.125], 'FaceColor',[1 1 1]);
rectangle('Position',[87.5 -28.125 3.125 3.125], 'FaceColor',[0 0 0]);
rectangle('Position',[90.625 -28.125 3.125 3.125], 'FaceColor',[1 1 1]);
rectangle('Position',[87.5 -31.25 3.125 3.125], 'FaceColor',[0 0 0]);
rectangle('Position',[90.625 -31.25 3.125 3.125], 'FaceColor',[1 1 1]);
rectangle('Position',[87.5 -34.375 3.125 3.125], 'FaceColor',[0 0 0]);
rectangle('Position',[90.625 -34.375 3.125 3.125], 'FaceColor',[1 1 1]);
rectangle('Position',[87.5 -37.5 3.125 3.125], 'FaceColor',[0 0 0]);
rectangle('Position',[90.625 -37.5 3.125 3.125], 'FaceColor',[1 1 1]);
rectangle('Position',[87.5 -40.625 3.125 3.125], 'FaceColor',[0 0 0]);
rectangle('Position',[90.625 -40.625 3.125 3.125], 'FaceColor',[1 1 1]);
rectangle('Position',[87.5 -43.75 3.125 3.125], 'FaceColor',[0 0 0]);
rectangle('Position',[90.625 -43.75 3.125 3.125], 'FaceColor',[1 1 1]);
rectangle('Position',[87.5 -46.875 3.125 3.125], 'FaceColor',[0 0 0]);
rectangle('Position',[90.625 -46.875 3.125 3.125], 'FaceColor',[1 1 1]);
rectangle('Position',[87.5 -50 3.125 3.125], 'FaceColor',[0 0 0]);
rectangle('Position',[90.625 -50 3.125 3.125], 'FaceColor',[1 1 1]);
rectangle('Position',[43.75 -90.625 3.125 3.125], 'FaceColor',[1 1 1]);
rectangle('Position',[46.875 -90.625 3.125 3.125], 'FaceColor',[1 1 1]);
rectangle('Position',[43.75 -93.75 3.125 3.125], 'FaceColor',[0 0 0]);
rectangle('Position',[46.875 -93.75 3.125 3.125], 'FaceColor',[0 0 0]);
rectangle('Position',[50 -90.625 3.125 3.125], 'FaceColor',[1 1 1]);
rectangle('Position',[53.125 -90.625 3.125 3.125], 'FaceColor',[1 1 1]);
rectangle('Position',[50 -93.75 3.125 3.125], 'FaceColor',[0 0 0]);
rectangle('Position',[53.125 -93.75 3.125 3.125], 'FaceColor',[0 0 0]);
rectangle('Position',[87.5 -103.125 3.125 3.125], 'FaceColor',[0 0 0]);
rectangle('Position',[90.625 -103.125 3.125 3.125], 'FaceColor',[0 0 0]);
rectangle('Position',[87.5 -106.25 3.125 3.125], 'FaceColor',[1 1 1]);
rectangle('Position',[90.625 -106.25 3.125 3.125], 'FaceColor',[1 1 1]);
rectangle('Position',[93.75 -103.125 3.125 3.125], 'FaceColor',[0 0 0]);
rectangle('Position',[96.875 -103.125 3.125 3.125], 'FaceColor',[0 0 0]);
rectangle('Position',[93.75 -106.25 3.125 3.125], 'FaceColor',[1 1 1]);
rectangle('Position',[96.875 -106.25 3.125 3.125], 'FaceColor',[1 1 1]);
rectangle('Position',[100 -103.125 3.125 3.125], 'FaceColor',[0 0 0]);
rectangle('Position',[103.125 -103.125 3.125 3.125], 'FaceColor',[0 0 0]);
rectangle('Position',[100 -106.25 3.125 3.125], 'FaceColor',[1 1 1]);
rectangle('Position',[103.125 -106.25 3.125 3.125], 'FaceColor',[1 1 1]);
rectangle('Position',[106.25 -103.125 3.125 3.125], 'FaceColor',[0 0 0]);
rectangle('Position',[109.375 -103.125 3.125 3.125], 'FaceColor',[0 0 0]);
rectangle('Position',[106.25 -106.25 3.125 3.125], 'FaceColor',[1 1 1]);
rectangle('Position',[109.375 -106.25 3.125 3.125], 'FaceColor',[1 1 1]);
rectangle('Position',[112.5 -103.125 3.125 3.125], 'FaceColor',[0 0 0]);
rectangle('Position',[115.625 -103.125 3.125 3.125], 'FaceColor',[0 0 0]);
rectangle('Position',[112.5 -106.25 3.125 3.125], 'FaceColor',[1 1 1]);
rectangle('Position',[115.625 -106.25 3.125 3.125], 'FaceColor',[1 1 1]);
rectangle('Position',[118.75 -103.125 3.125 3.125], 'FaceColor',[0 0 0]);
rectangle('Position',[121.875 -103.125 3.125 3.125], 'FaceColor',[0 0 0]);
rectangle('Position',[118.75 -106.25 3.125 3.125], 'FaceColor',[1 1 1]);
rectangle('Position',[121.875 -106.25 3.125 3.125], 'FaceColor',[1 1 1]);
rectangle('Position',[125 -103.125 3.125 3.125], 'FaceColor',[0 0 0]);
rectangle('Position',[128.125 -103.125 3.125 3.125], 'FaceColor',[0 0 0]);
rectangle('Position',[125 -106.25 3.125 3.125], 'FaceColor',[1 1 1]);
rectangle('Position',[128.125 -106.25 3.125 3.125], 'FaceColor',[1 1 1]);
rectangle('Position',[106.25 -140.625 3.125 3.125], 'FaceColor',[1 1 1]);
rectangle('Position',[109.375 -140.625 3.125 3.125], 'FaceColor',[0 0 0]);
rectangle('Position',[106.25 -143.75 3.125 3.125], 'FaceColor',[1 1 1]);
rectangle('Position',[109.375 -143.75 3.125 3.125], 'FaceColor',[0 0 0]);
rectangle('Position',[106.25 -146.875 3.125 3.125], 'FaceColor',[1 1 1]);
rectangle('Position',[109.375 -146.875 3.125 3.125], 'FaceColor',[0 0 0]);
rectangle('Position',[106.25 -150 3.125 3.125], 'FaceColor',[1 1 1]);
rectangle('Position',[109.375 -150 3.125 3.125], 'FaceColor',[0 0 0]);
rectangle('Position',[150 -140.625 3.125 3.125], 'FaceColor',[1 1 1]);
rectangle('Position',[153.125 -140.625 3.125 3.125], 'FaceColor',[1 1 1]);
rectangle('Position',[150 -143.75 3.125 3.125], 'FaceColor',[0 0 0]);
rectangle('Position',[153.125 -143.75 3.125 3.125], 'FaceColor',[0 0 0]);
rectangle('Position',[156.25 -140.625 3.125 3.125], 'FaceColor',[1 1 1]);
rectangle('Position',[159.375 -140.625 3.125 3.125], 'FaceColor',[1 1 1]);
rectangle('Position',[156.25 -143.75 3.125 3.125], 'FaceColor',[0 0 0]);
rectangle('Position',[159.375 -143.75 3.125 3.125], 'FaceColor',[0 0 0]);
rectangle('Position',[162.5 -140.625 3.125 3.125], 'FaceColor',[1 1 1]);
rectangle('Position',[165.625 -140.625 3.125 3.125], 'FaceColor',[1 1 1]);
rectangle('Position',[162.5 -143.75 3.125 3.125], 'FaceColor',[0 0 0]);
rectangle('Position',[165.625 -143.75 3.125 3.125], 'FaceColor',[0 0 0]);
rectangle('Position',[168.75 -140.625 3.125 3.125], 'FaceColor',[1 1 1]);
rectangle('Position',[171.875 -140.625 3.125 3.125], 'FaceColor',[1 1 1]);
rectangle('Position',[168.75 -143.75 3.125 3.125], 'FaceColor',[0 0 0]);
rectangle('Position',[171.875 -143.75 3.125 3.125], 'FaceColor',[0 0 0]);
rectangle('Position',[175 -140.625 3.125 3.125], 'FaceColor',[1 1 1]);
rectangle('Position',[178.125 -140.625 3.125 3.125], 'FaceColor',[1 1 1]);
rectangle('Position',[175 -143.75 3.125 3.125], 'FaceColor',[0 0 0]);
rectangle('Position',[178.125 -143.75 3.125 3.125], 'FaceColor',[0 0 0]);
rectangle('Position',[181.25 -140.625 3.125 3.125], 'FaceColor',[1 1 1]);
rectangle('Position',[184.375 -140.625 3.125 3.125], 'FaceColor',[1 1 1]);
rectangle('Position',[181.25 -143.75 3.125 3.125], 'FaceColor',[0 0 0]);
rectangle('Position',[184.375 -143.75 3.125 3.125], 'FaceColor',[0 0 0]);
rectangle('Position',[187.5 -140.625 3.125 3.125], 'FaceColor',[1 1 1]);
rectangle('Position',[190.625 -140.625 3.125 3.125], 'FaceColor',[1 1 1]);
rectangle('Position',[187.5 -143.75 3.125 3.125], 'FaceColor',[0 0 0]);
rectangle('Position',[190.625 -143.75 3.125 3.125], 'FaceColor',[0 0 0]);
rectangle('Position',[106.25 -153.125 3.125 3.125], 'FaceColor',[1 1 1]);
rectangle('Position',[109.375 -153.125 3.125 3.125], 'FaceColor',[0 0 0]);
rectangle('Position',[106.25 -156.25 3.125 3.125], 'FaceColor',[1 1 1]);
rectangle('Position',[109.375 -156.25 3.125 3.125], 'FaceColor',[0 0 0]);
rectangle('Position',[106.25 -159.375 3.125 3.125], 'FaceColor',[1 1 1]);
rectangle('Position',[109.375 -159.375 3.125 3.125], 'FaceColor',[0 0 0]);
rectangle('Position',[106.25 -162.5 3.125 3.125], 'FaceColor',[1 1 1]);
rectangle('Position',[109.375 -162.5 3.125 3.125], 'FaceColor',[0 0 0]);
rectangle('Position',[106.25 -165.625 3.125 3.125], 'FaceColor',[1 1 1]);
rectangle('Position',[109.375 -165.625 3.125 3.125], 'FaceColor',[0 0 0]);
rectangle('Position',[106.25 -168.75 3.125 3.125], 'FaceColor',[1 1 1]);
rectangle('Position',[109.375 -168.75 3.125 3.125], 'FaceColor',[0 0 0]);
rectangle('Position',[106.25 -171.875 3.125 3.125], 'FaceColor',[1 1 1]);
rectangle('Position',[109.375 -171.875 3.125 3.125], 'FaceColor',[0 0 0]);
rectangle('Position',[106.25 -175 3.125 3.125], 'FaceColor',[1 1 1]);
rectangle('Position',[109.375 -175 3.125 3.125], 'FaceColor',[0 0 0]);
rectangle('Position',[106.25 -178.125 3.125 3.125], 'FaceColor',[1 1 1]);
rectangle('Position',[109.375 -178.125 3.125 3.125], 'FaceColor',[0 0 0]);
rectangle('Position',[106.25 -181.25 3.125 3.125], 'FaceColor',[1 1 1]);
rectangle('Position',[109.375 -181.25 3.125 3.125], 'FaceColor',[0 0 0]);
rectangle('Position',[106.25 -184.375 3.125 3.125], 'FaceColor',[1 1 1]);
rectangle('Position',[109.375 -184.375 3.125 3.125], 'FaceColor',[0 0 0]);
rectangle('Position',[106.25 -187.5 3.125 3.125], 'FaceColor',[1 1 1]);
rectangle('Position',[109.375 -187.5 3.125 3.125], 'FaceColor',[0 0 0]);
rectangle('Position',[106.25 -190.625 3.125 3.125], 'FaceColor',[1 1 1]);
rectangle('Position',[109.375 -190.625 3.125 3.125], 'FaceColor',[0 0 0]);
rectangle('Position',[106.25 -193.75 3.125 3.125], 'FaceColor',[1 1 1]);
rectangle('Position',[109.375 -193.75 3.125 3.125], 'FaceColor',[0 0 0]);
X=[186.667,175,162.5,156.25,150,150,125,112.5,100,87.5,75,75,67.5,50,40.625,40.625,40.625,40.625,37.5,25,13.3333,13.3333];
Y=[-186.667,-175,-162.5,-161.25,-156.25,-150,-125,-125,-122.5,-112.5,-100,-87.5,-75,-60,-50,-46.875,-43.75,-40.625,-37.5,-25,-13.3333,-13.3333];
hold on;
plot(X,Y,'r');
plot(X,Y,'bo');
legend('718.16','Location','southoutside');
